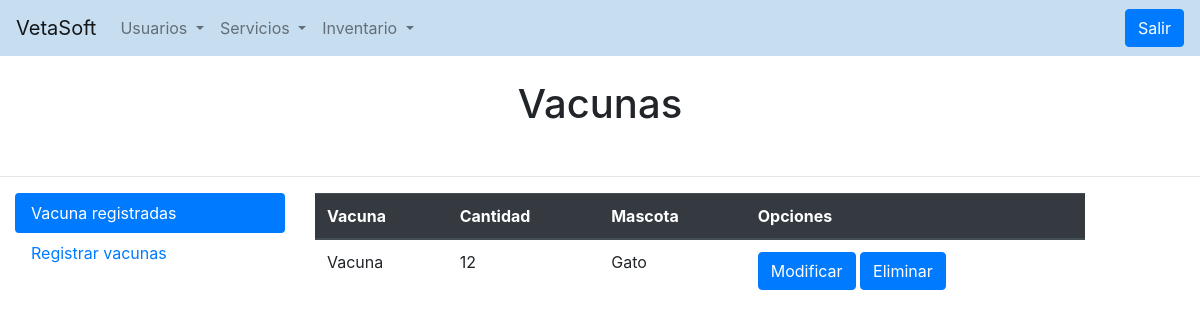
Screenshot of /iventariado/vacunas/ (signed in) with the database file from the repository.
### inventariado/models.py (models this page shows, shortened)
class vacunas(models.Model):
    nombre_vacuna = models.CharField(max_length=45, blank=False, unique=True)
    vacuna_cantidad = models.IntegerField(null=False)
    vacuna_animal = models.ForeignKey(tipo_mascota, on_delete=models.CASCADE)
    class Meta:
        verbose_name = "Vacuna"

### usuarios/models.py (models this page shows)
class tipo_mascota(models.Model):
    tipo_mascota = models.CharField(max_length=20, blank=False, unique=True)
    class Meta:
        verbose_name = "Tipo mascota"
        verbose_name_plural = "Tipo mascotas"
    def __str__(self):
        return self.tipo_mascota

### inventariado/views.py (the view, shortened to what this page needs)
# urls.py: path('iventariado/vacunas/', views.vacunasv, name="vacunas"),
@login_required
def vacunasv(request):
    data = {
        'vacuna':vacunas.objects.all(),
        'formu':FormularioVacunas(),
        'mensaje':'OK'}
    return render(request, 'inventariado/vacunas.html', data)

### inventariado/templates/inventariado/vacunas.html (shortened to what this page needs)
{% extends  'registration/base.html' %}
{% load crispy_forms_tags %}
{% block content %}
<br>
<center><h1>Vacunas</h1></center>
<br>
<hr>
<div class="row" style="margin: auto;">
    <div class="col-3">
      <div class="nav flex-column nav-pills" id="v-pills-tab" role="tablist" aria-orientation="vertical">
        <a class="nav-link active" id="v-pills-profile-tab" data-toggle="pill" href="#v-pills-profile" role="tab" aria-controls="v-pills-profile" aria-selected="false">Vacuna registradas</a>
        <a class="nav-link " id="v-pills-home-tab" data-toggle="pill" href="#v-pills-home" role="tab" aria-controls="v-pills-home" aria-selected="true">Registrar vacunas</a>
      </div>
    </div>
    <div class="col-8">
      <div class="tab-content" id="v-pills-tabContent">
        <div class="tab-pane fade show active" id="v-pills-profile" role="tabpanel" aria-labelledby="v-pills-profile-tab">
            <table class="table" >
                <thead class="thead-dark">
                  <tr>
                    <th scope="col">Vacuna</th>
                    <th scope="col">Cantidad</th>
                    <th scope="col">Mascota</th>
                    <th scope="col">Opciones</th>
                  </tr>
                </thead>
                <tbody>
                  {% for c in vacuna %}
                  <tr>
                    <td>{{ c.nombre_vacuna }}</td>
                    <td>{{ c.vacuna_cantidad }}</td>
                    <td>{{ c.vacuna_animal }}</td>
                    <td>
                      <a class="btn btn-primary" href="{% url 'modificar_vacuna' c.id %}" role="button">Modificar</a>
                      <a class="btn btn-primary" href="{% url 'eliminar_vacuna' c.id %}" role="button">Eliminar</a>
                    </td>
                  {% endfor %}
                </tbody>
              </table>
        </div>
      </div>
    </div>
  </div>
{% endblock %}

### rows the page displays
vacunas: nombre_vacuna "Vacuna", vacuna_cantidad "12", vacuna_animal "Gato"
